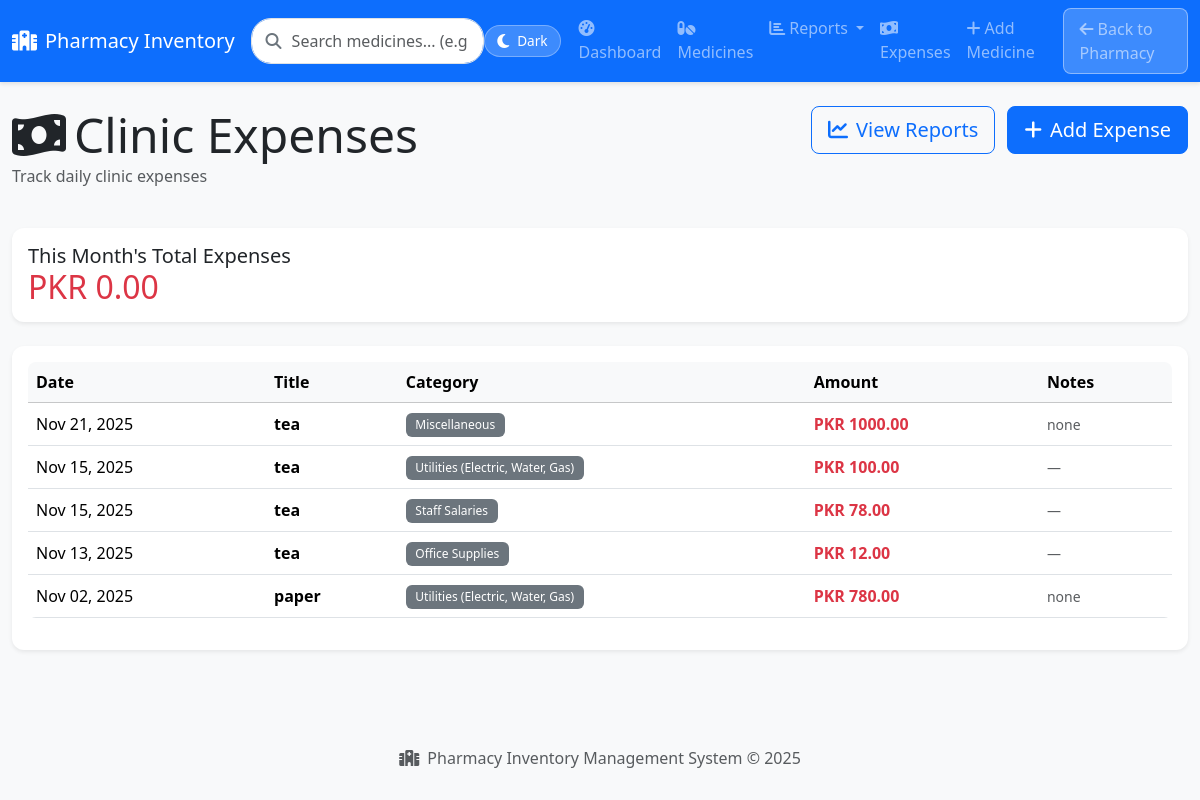
The app's page /inventory/expenses/ with its own data.
### inventory/models.py (models this page shows, shortened)
class Expense(models.Model):
    EXPENSE_CATEGORIES = [
        ('UTILITIES', 'Utilities (Electric, Water, Gas)'),
        ('SALARIES', 'Staff Salaries'),
        ('SUPPLIES', 'Office Supplies'),
        ('MAINTENANCE', 'Maintenance & Repairs'),
        ('FOOD', 'Tea/Coffee/Food'),
        ('TRANSPORT', 'Transportation'),
        ('RENT', 'Rent'),
        ('MARKETING', 'Marketing & Advertising'),
        ('MISC', 'Miscellaneous'),
    ]
    id = models.UUIDField(primary_key=True, default=uuid.uuid4, editable=False)
    title = models.CharField(max_length=255, help_text='Brief description of expense')
    category = models.CharField(max_length=20, choices=EXPENSE_CATEGORIES, default='MISC')
    amount = models.DecimalField(max_digits=12, decimal_places=2, help_text='Amount in PKR')
    expense_date = models.DateField(default=timezone.now, help_text='Date of expense')
    notes = models.TextField(blank=True, null=True, help_text='Additional details')
    created_at = models.DateTimeField(auto_now_add=True)
    updated_at = models.DateTimeField(auto_now=True)
    class Meta:
        ordering = ['-expense_date', '-created_at']
        verbose_name = 'Expense'
        verbose_name_plural = 'Expenses'

### inventory/views.py (the view)
# urls.py: path("expenses/", views.expense_list, name="expense_list"),
def expense_list(request):
    expenses = Expense.objects.all().order_by('-expense_date', '-created_at')
    today = timezone.now()
    month_start = datetime(today.year, today.month, 1)
    last_day = calendar.monthrange(today.year, today.month)[1]
    month_end = datetime(today.year, today.month, last_day, 23, 59, 59)
    monthly_total = Expense.objects.filter(
        expense_date__gte=month_start.date(),
        expense_date__lte=month_end.date()
    ).aggregate(total=Sum('amount'))['total'] or Decimal('0')
    context = {
        'expenses': expenses[:50],  # Last 50 expenses
        'monthly_total': monthly_total,
    }
    return render(request, "inventory/expense_list.html", context)

### templates/inventory/expense_list.html (shortened to what this page needs)
{% extends "inventory/base.html" %}
{% load static %}
{% block content %}
<div class="container-fluid py-4">
    <div class="row mb-4">
        <div class="col-md-6">
            <h1 class="display-5 mb-0">
                <i class="fas fa-money-bill-wave me-2"></i>Clinic Expenses
            </h1>
            <p class="text-muted">Track daily clinic expenses</p>
        </div>
        <div class="col-md-6 text-end">
            <a class="btn btn-outline-primary btn-lg me-2" href="{% url 'inventory:expense_reports' %}">
                <i class="fas fa-chart-line me-2"></i>View Reports
            </a>
            <a class="btn btn-primary btn-lg" href="{% url 'inventory:expense_create' %}">
                <i class="fas fa-plus me-2"></i>Add Expense
            </a>
        </div>
    </div>
    <div class="row mb-4">
        <div class="col-12">
            <div class="card border-0 shadow-sm">
                <div class="card-body">
                    <h5 class="mb-0">This Month's Total Expenses</h5>
                    <h2 class="text-danger mb-0">PKR {{ monthly_total|floatformat:2 }}</h2>
                </div>
            </div>
        </div>
    </div>
    <div class="card border-0 shadow-sm">
        <div class="card-body">
            <div class="table-responsive">
                <table class="table table-hover align-middle">
                    <thead class="table-light">
                        <tr>
                            <th>Date</th>
                            <th>Title</th>
                            <th>Category</th>
                            <th>Amount</th>
                            <th>Notes</th>
                        </tr>
                    </thead>
                    <tbody>
                        {% for expense in expenses %}
                        <tr>
                            <td>{{ expense.expense_date|date:"M d, Y" }}</td>
                            <td class="fw-bold">{{ expense.title }}</td>
                            <td><span class="badge bg-secondary">{{ expense.get_category_display }}</span></td>
                            <td class="text-danger fw-bold">PKR {{ expense.amount|floatformat:2 }}</td>
                            <td><small class="text-muted">{{ expense.notes|default:"—"|truncatewords:10 }}</small></td>
                        </tr>
                        {% endfor %}
                    </tbody>
                </table>
            </div>
        </div>
    </div>
</div>
{% endblock %}

### templates/inventory/base.html (style rules this page uses)
:root { --primary-color: #0d6efd; --secondary-color: #6c757d; --success-color: #198754; --info-color: #0dcaf0; --warning-color: #ffc107; --danger-color: #dc3545; --bg-color: #f8f9fa; --text-color: #212529; --card-bg: #ffffff; --card-border: #dee2e6; --input-bg: #ffffff; --input-border: #dee2e6; --table-bg: #ffffff; --table-hover: #f8f9fa; --table-border: #dee2e6; --navbar-bg: #0d6efd; --footer-bg: #f8f9fa; --dropdown-bg: #ffffff; --modal-bg: #ffffff; }
body { background: var(--bg-color); color: var(--text-color); font-family: 'Segoe UI', Tahoma, Geneva, Verdana, sans-serif; transition: background-color 0.3s ease, color 0.3s ease; }
.card { border-radius: 12px; transition: all 0.3s ease; background-color: var(--card-bg); border-color: var(--card-border); color: var(--text-color); }
.btn { border-radius: 8px; font-weight: 500; transition: all 0.3s ease; }
.table { border-radius: 8px; overflow: hidden; background-color: var(--table-bg); color: var(--text-color); }
.badge { padding: 0.5em 0.8em; font-weight: 500; }

### records on screen
Expense: expense_date "Nov 21, 2025", title "tea", category "Miscellaneous", amount "1000.00", notes "none"
Expense: expense_date "Nov 15, 2025", title "tea", category "Utilities (Electric, Water, Gas)", amount "100.00", notes "—"
Expense: expense_date "Nov 15, 2025", title "tea", category "Staff Salaries", amount "78.00", notes "—"
Expense: expense_date "Nov 13, 2025", title "tea", category "Office Supplies", amount "12.00", notes "—"
Expense: expense_date "Nov 02, 2025", title "paper", category "Utilities (Electric, Water, Gas)", amount "780.00", notes "none"

### other values on screen
{{ monthly_total|floatformat:2 }} "0.00"
